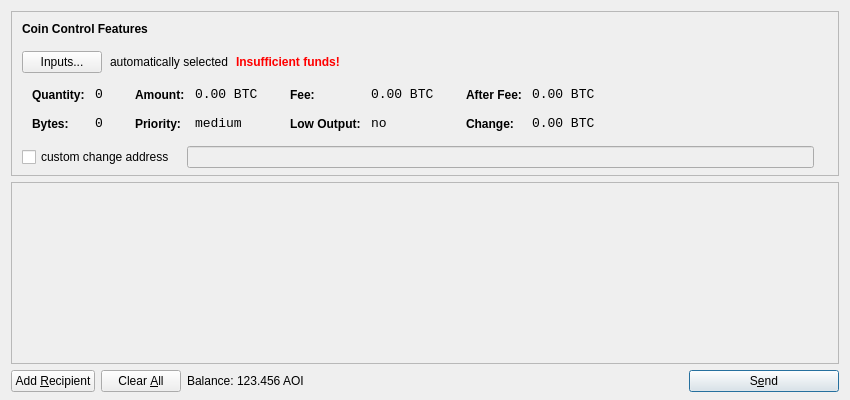
<?xml version="1.0" encoding="UTF-8"?>
<ui version="4.0">
 <class>SendCoinsDialog</class>
 <widget class="QDialog" name="SendCoinsDialog">
  <property name="geometry">
   <rect>
    <x>0</x>
    <y>0</y>
    <width>850</width>
    <height>400</height>
   </rect>
  </property>
  <property name="windowTitle">
   <string>Send Coins</string>
  </property>
  <layout class="QVBoxLayout" name="verticalLayout" stretch="0,1,0">
   <property name="bottomMargin">
    <number>8</number>
   </property>
   <item>
    <widget class="QFrame" name="frameCoinControl">
     <property name="sizePolicy">
      <sizepolicy hsizetype="Expanding" vsizetype="Expanding">
       <horstretch>0</horstretch>
       <verstretch>0</verstretch>
      </sizepolicy>
     </property>
     <property name="maximumSize">
      <size>
       <width>16777215</width>
       <height>16777215</height>
      </size>
     </property>
     <property name="frameShape">
      <enum>QFrame::StyledPanel</enum>
     </property>
     <property name="frameShadow">
      <enum>QFrame::Sunken</enum>
     </property>
     <layout class="QVBoxLayout" name="verticalLayoutCoinControl2">
      <property name="spacing">
       <number>-1</number>
      </property>
      <property name="leftMargin">
       <number>0</number>
      </property>
      <property name="topMargin">
       <number>0</number>
      </property>
      <property name="rightMargin">
       <number>0</number>
      </property>
      <property name="bottomMargin">
       <number>6</number>
      </property>
      <item>
       <layout class="QVBoxLayout" name="verticalLayoutCoinControl" stretch="0,0,0,0,1">
        <property name="spacing">
         <number>0</number>
        </property>
        <property name="leftMargin">
         <number>10</number>
        </property>
        <property name="topMargin">
         <number>10</number>
        </property>
        <item>
         <layout class="QHBoxLayout" name="horizontalLayoutCoinControl1">
          <property name="bottomMargin">
           <number>15</number>
          </property>
          <item>
           <widget class="QLabel" name="labelCoinControlFeatures">
            <property name="sizePolicy">
             <sizepolicy hsizetype="Preferred" vsizetype="Maximum">
              <horstretch>0</horstretch>
              <verstretch>0</verstretch>
             </sizepolicy>
            </property>
            <property name="font">
             <font>
              <weight>75</weight>
              <bold>true</bold>
             </font>
            </property>
            <property name="styleSheet">
             <string notr="true">font-weight:bold;</string>
            </property>
            <property name="text">
             <string>Coin Control Features</string>
            </property>
           </widget>
          </item>
         </layout>
        </item>
        <item>
         <layout class="QHBoxLayout" name="horizontalLayoutCoinControl2" stretch="0,0,0,0">
          <property name="spacing">
           <number>8</number>
          </property>
          <property name="bottomMargin">
           <number>10</number>
          </property>
          <item>
           <widget class="QPushButton" name="pushButtonCoinControl">
            <property name="styleSheet">
             <string notr="true"/>
            </property>
            <property name="text">
             <string>Inputs...</string>
            </property>
           </widget>
          </item>
          <item>
           <widget class="QLabel" name="labelCoinControlAutomaticallySelected">
            <property name="text">
             <string>automatically selected</string>
            </property>
            <property name="margin">
             <number>5</number>
            </property>
           </widget>
          </item>
          <item>
           <widget class="QLabel" name="labelCoinControlInsuffFunds">
            <property name="font">
             <font>
              <weight>75</weight>
              <bold>true</bold>
             </font>
            </property>
            <property name="styleSheet">
             <string notr="true">color:red;font-weight:bold;</string>
            </property>
            <property name="text">
             <string>Insufficient funds!</string>
            </property>
            <property name="margin">
             <number>5</number>
            </property>
           </widget>
          </item>
          <item>
           <spacer name="horizontalSpacerCoinControl">
            <property name="orientation">
             <enum>Qt::Horizontal</enum>
            </property>
            <property name="sizeHint" stdset="0">
             <size>
              <width>40</width>
              <height>1</height>
             </size>
            </property>
           </spacer>
          </item>
         </layout>
        </item>
        <item>
         <widget class="QWidget" name="widgetCoinControl" native="true">
          <property name="sizePolicy">
           <sizepolicy hsizetype="Preferred" vsizetype="Preferred">
            <horstretch>0</horstretch>
            <verstretch>0</verstretch>
           </sizepolicy>
          </property>
          <property name="minimumSize">
           <size>
            <width>0</width>
            <height>0</height>
           </size>
          </property>
          <property name="styleSheet">
           <string notr="true"/>
          </property>
          <layout class="QHBoxLayout" name="horizontalLayoutCoinControl5">
           <property name="margin">
            <number>0</number>
           </property>
           <item>
            <layout class="QHBoxLayout" name="horizontalLayoutCoinControl3" stretch="0,0,0,1">
             <property name="spacing">
              <number>20</number>
             </property>
             <property name="topMargin">
              <number>0</number>
             </property>
             <property name="bottomMargin">
              <number>10</number>
             </property>
             <item>
              <layout class="QFormLayout" name="formLayoutCoinControl1">
               <property name="horizontalSpacing">
                <number>10</number>
               </property>
               <property name="verticalSpacing">
                <number>14</number>
               </property>
               <property name="leftMargin">
                <number>10</number>
               </property>
               <property name="topMargin">
                <number>4</number>
               </property>
               <property name="rightMargin">
                <number>6</number>
               </property>
               <item row="0" column="0">
                <widget class="QLabel" name="labelCoinControlQuantityText">
                 <property name="styleSheet">
                  <string notr="true">font-weight:bold;</string>
                 </property>
                 <property name="text">
                  <string>Quantity:</string>
                 </property>
                 <property name="margin">
                  <number>0</number>
                 </property>
                </widget>
               </item>
               <item row="0" column="1">
                <widget class="QLabel" name="labelCoinControlQuantity">
                 <property name="font">
                  <font>
                   <family>Monospace</family>
                   <pointsize>10</pointsize>
                  </font>
                 </property>
                 <property name="cursor">
                  <cursorShape>IBeamCursor</cursorShape>
                 </property>
                 <property name="contextMenuPolicy">
                  <enum>Qt::ActionsContextMenu</enum>
                 </property>
                 <property name="text">
                  <string notr="true">0</string>
                 </property>
                 <property name="margin">
                  <number>0</number>
                 </property>
                 <property name="textInteractionFlags">
                  <set>Qt::LinksAccessibleByMouse|Qt::TextSelectableByKeyboard|Qt::TextSelectableByMouse</set>
                 </property>
                </widget>
               </item>
               <item row="1" column="0">
                <widget class="QLabel" name="labelCoinControlBytesText">
                 <property name="styleSheet">
                  <string notr="true">font-weight:bold;</string>
                 </property>
                 <property name="text">
                  <string>Bytes:</string>
                 </property>
                </widget>
               </item>
               <item row="1" column="1">
                <widget class="QLabel" name="labelCoinControlBytes">
                 <property name="font">
                  <font>
                   <family>Monospace</family>
                   <pointsize>10</pointsize>
                  </font>
                 </property>
                 <property name="cursor">
                  <cursorShape>IBeamCursor</cursorShape>
                 </property>
                 <property name="contextMenuPolicy">
                  <enum>Qt::ActionsContextMenu</enum>
                 </property>
                 <property name="text">
                  <string notr="true">0</string>
                 </property>
                 <property name="textInteractionFlags">
                  <set>Qt::LinksAccessibleByMouse|Qt::TextSelectableByKeyboard|Qt::TextSelectableByMouse</set>
                 </property>
                </widget>
               </item>
              </layout>
             </item>
             <item>
              <layout class="QFormLayout" name="formLayoutCoinControl2">
               <property name="horizontalSpacing">
                <number>10</number>
               </property>
               <property name="verticalSpacing">
                <number>14</number>
               </property>
               <property name="leftMargin">
                <number>6</number>
               </property>
               <property name="topMargin">
                <number>4</number>
               </property>
               <property name="rightMargin">
                <number>6</number>
               </property>
               <item row="0" column="0">
                <widget class="QLabel" name="labelCoinControlAmountText">
                 <property name="styleSheet">
                  <string notr="true">font-weight:bold;</string>
                 </property>
                 <property name="text">
                  <string>Amount:</string>
                 </property>
                 <property name="margin">
                  <number>0</number>
                 </property>
                </widget>
               </item>
               <item row="0" column="1">
                <widget class="QLabel" name="labelCoinControlAmount">
                 <property name="font">
                  <font>
                   <family>Monospace</family>
                   <pointsize>10</pointsize>
                  </font>
                 </property>
                 <property name="cursor">
                  <cursorShape>IBeamCursor</cursorShape>
                 </property>
                 <property name="contextMenuPolicy">
                  <enum>Qt::ActionsContextMenu</enum>
                 </property>
                 <property name="text">
                  <string notr="true">0.00 BTC</string>
                 </property>
                 <property name="textInteractionFlags">
                  <set>Qt::LinksAccessibleByMouse|Qt::TextSelectableByKeyboard|Qt::TextSelectableByMouse</set>
                 </property>
                </widget>
               </item>
               <item row="1" column="0">
                <widget class="QLabel" name="labelCoinControlPriorityText">
                 <property name="styleSheet">
                  <string notr="true">font-weight:bold;</string>
                 </property>
                 <property name="text">
                  <string>Priority:</string>
                 </property>
                </widget>
               </item>
               <item row="1" column="1">
                <widget class="QLabel" name="labelCoinControlPriority">
                 <property name="font">
                  <font>
                   <family>Monospace</family>
                   <pointsize>10</pointsize>
                  </font>
                 </property>
                 <property name="cursor">
                  <cursorShape>IBeamCursor</cursorShape>
                 </property>
                 <property name="contextMenuPolicy">
                  <enum>Qt::ActionsContextMenu</enum>
                 </property>
                 <property name="text">
                  <string>medium</string>
                 </property>
                 <property name="textInteractionFlags">
                  <set>Qt::LinksAccessibleByMouse|Qt::TextSelectableByKeyboard|Qt::TextSelectableByMouse</set>
                 </property>
                </widget>
               </item>
              </layout>
             </item>
             <item>
              <layout class="QFormLayout" name="formLayoutCoinControl3">
               <property name="horizontalSpacing">
                <number>10</number>
               </property>
               <property name="verticalSpacing">
                <number>14</number>
               </property>
               <property name="leftMargin">
                <number>6</number>
               </property>
               <property name="topMargin">
                <number>4</number>
               </property>
               <property name="rightMargin">
                <number>6</number>
               </property>
               <item row="0" column="0">
                <widget class="QLabel" name="labelCoinControlFeeText">
                 <property name="styleSheet">
                  <string notr="true">font-weight:bold;</string>
                 </property>
                 <property name="text">
                  <string>Fee:</string>
                 </property>
                 <property name="margin">
                  <number>0</number>
                 </property>
                </widget>
               </item>
               <item row="0" column="1">
                <widget class="QLabel" name="labelCoinControlFee">
                 <property name="font">
                  <font>
                   <family>Monospace</family>
                   <pointsize>10</pointsize>
                  </font>
                 </property>
                 <property name="cursor">
                  <cursorShape>IBeamCursor</cursorShape>
                 </property>
                 <property name="contextMenuPolicy">
                  <enum>Qt::ActionsContextMenu</enum>
                 </property>
                 <property name="text">
                  <string notr="true">0.00 BTC</string>
                 </property>
                 <property name="textInteractionFlags">
                  <set>Qt::LinksAccessibleByMouse|Qt::TextSelectableByKeyboard|Qt::TextSelectableByMouse</set>
                 </property>
                </widget>
               </item>
               <item row="1" column="0">
                <widget class="QLabel" name="labelCoinControlLowOutputText">
                 <property name="styleSheet">
                  <string notr="true">font-weight:bold;</string>
                 </property>
                 <property name="text">
                  <string>Low Output:</string>
                 </property>
                </widget>
               </item>
               <item row="1" column="1">
                <widget class="QLabel" name="labelCoinControlLowOutput">
                 <property name="font">
                  <font>
                   <family>Monospace</family>
                   <pointsize>10</pointsize>
                  </font>
                 </property>
                 <property name="cursor">
                  <cursorShape>IBeamCursor</cursorShape>
                 </property>
                 <property name="contextMenuPolicy">
                  <enum>Qt::ActionsContextMenu</enum>
                 </property>
                 <property name="text">
                  <string>no</string>
                 </property>
                 <property name="textInteractionFlags">
                  <set>Qt::LinksAccessibleByMouse|Qt::TextSelectableByKeyboard|Qt::TextSelectableByMouse</set>
                 </property>
                </widget>
               </item>
              </layout>
             </item>
             <item>
              <layout class="QFormLayout" name="formLayoutCoinControl4">
               <property name="horizontalSpacing">
                <number>10</number>
               </property>
               <property name="verticalSpacing">
                <number>14</number>
               </property>
               <property name="leftMargin">
                <number>6</number>
               </property>
               <property name="topMargin">
                <number>4</number>
               </property>
               <property name="rightMargin">
                <number>6</number>
               </property>
               <item row="0" column="0">
                <widget class="QLabel" name="labelCoinControlAfterFeeText">
                 <property name="styleSheet">
                  <string notr="true">font-weight:bold;</string>
                 </property>
                 <property name="text">
                  <string>After Fee:</string>
                 </property>
                 <property name="margin">
                  <number>0</number>
                 </property>
                </widget>
               </item>
               <item row="0" column="1">
                <widget class="QLabel" name="labelCoinControlAfterFee">
                 <property name="font">
                  <font>
                   <family>Monospace</family>
                   <pointsize>10</pointsize>
                  </font>
                 </property>
                 <property name="cursor">
                  <cursorShape>IBeamCursor</cursorShape>
                 </property>
                 <property name="contextMenuPolicy">
                  <enum>Qt::ActionsContextMenu</enum>
                 </property>
                 <property name="text">
                  <string notr="true">0.00 BTC</string>
                 </property>
                 <property name="textInteractionFlags">
                  <set>Qt::LinksAccessibleByMouse|Qt::TextSelectableByKeyboard|Qt::TextSelectableByMouse</set>
                 </property>
                </widget>
               </item>
               <item row="1" column="0">
                <widget class="QLabel" name="labelCoinControlChangeText">
                 <property name="styleSheet">
                  <string notr="true">font-weight:bold;</string>
                 </property>
                 <property name="text">
                  <string>Change:</string>
                 </property>
                </widget>
               </item>
               <item row="1" column="1">
                <widget class="QLabel" name="labelCoinControlChange">
                 <property name="font">
                  <font>
                   <family>Monospace</family>
                   <pointsize>10</pointsize>
                  </font>
                 </property>
                 <property name="cursor">
                  <cursorShape>IBeamCursor</cursorShape>
                 </property>
                 <property name="contextMenuPolicy">
                  <enum>Qt::ActionsContextMenu</enum>
                 </property>
                 <property name="text">
                  <string notr="true">0.00 BTC</string>
                 </property>
                 <property name="textInteractionFlags">
                  <set>Qt::LinksAccessibleByMouse|Qt::TextSelectableByKeyboard|Qt::TextSelectableByMouse</set>
                 </property>
                </widget>
               </item>
              </layout>
             </item>
            </layout>
           </item>
          </layout>
         </widget>
        </item>
        <item>
         <layout class="QHBoxLayout" name="horizontalLayoutCoinControl4" stretch="0,0,0">
          <property name="spacing">
           <number>12</number>
          </property>
          <property name="sizeConstraint">
           <enum>QLayout::SetDefaultConstraint</enum>
          </property>
          <property name="topMargin">
           <number>5</number>
          </property>
          <property name="rightMargin">
           <number>5</number>
          </property>
          <item>
           <widget class="QCheckBox" name="checkBoxCoinControlChange">
            <property name="text">
             <string>custom change address</string>
            </property>
           </widget>
          </item>
          <item>
           <widget class="QLineEdit" name="lineEditCoinControlChange">
            <property name="enabled">
             <bool>false</bool>
            </property>
            <property name="sizePolicy">
             <sizepolicy hsizetype="Expanding" vsizetype="Fixed">
              <horstretch>0</horstretch>
              <verstretch>0</verstretch>
             </sizepolicy>
            </property>
           </widget>
          </item>
          <item>
           <widget class="QLabel" name="labelCoinControlChangeLabel">
            <property name="sizePolicy">
             <sizepolicy hsizetype="Preferred" vsizetype="Expanding">
              <horstretch>0</horstretch>
              <verstretch>0</verstretch>
             </sizepolicy>
            </property>
            <property name="minimumSize">
             <size>
              <width>0</width>
              <height>0</height>
             </size>
            </property>
            <property name="text">
             <string/>
            </property>
            <property name="margin">
             <number>3</number>
            </property>
           </widget>
          </item>
         </layout>
        </item>
        <item>
         <spacer name="verticalSpacerCoinControl">
          <property name="orientation">
           <enum>Qt::Vertical</enum>
          </property>
          <property name="sizeHint" stdset="0">
           <size>
            <width>800</width>
            <height>1</height>
           </size>
          </property>
         </spacer>
        </item>
       </layout>
      </item>
     </layout>
    </widget>
   </item>
   <item>
    <widget class="QScrollArea" name="scrollArea">
     <property name="widgetResizable">
      <bool>true</bool>
     </property>
     <widget class="QWidget" name="scrollAreaWidgetContents">
      <property name="geometry">
       <rect>
        <x>0</x>
        <y>0</y>
        <width>830</width>
        <height>165</height>
       </rect>
      </property>
      <layout class="QVBoxLayout" name="verticalLayout_2">
       <property name="margin">
        <number>0</number>
       </property>
       <item>
        <layout class="QVBoxLayout" name="entries">
         <property name="spacing">
          <number>6</number>
         </property>
        </layout>
       </item>
       <item>
        <spacer name="verticalSpacer">
         <property name="orientation">
          <enum>Qt::Vertical</enum>
         </property>
         <property name="sizeHint" stdset="0">
          <size>
           <width>20</width>
           <height>40</height>
          </size>
         </property>
        </spacer>
       </item>
      </layout>
     </widget>
    </widget>
   </item>
   <item>
    <layout class="QHBoxLayout" name="horizontalLayout">
     <item>
      <widget class="QPushButton" name="addButton">
       <property name="toolTip">
        <string>Send to multiple recipients at once</string>
       </property>
       <property name="text">
        <string>Add &amp;Recipient</string>
       </property>
       <property name="icon">
        <iconset resource="../bitcoin.qrc">
         <normaloff>:/icons/add</normaloff>:/icons/add</iconset>
       </property>
       <property name="autoDefault">
        <bool>false</bool>
       </property>
      </widget>
     </item>
     <item>
      <widget class="QPushButton" name="clearButton">
       <property name="sizePolicy">
        <sizepolicy hsizetype="Minimum" vsizetype="Fixed">
         <horstretch>0</horstretch>
         <verstretch>0</verstretch>
        </sizepolicy>
       </property>
       <property name="toolTip">
        <string>Remove all transaction fields</string>
       </property>
       <property name="text">
        <string>Clear &amp;All</string>
       </property>
       <property name="icon">
        <iconset resource="../bitcoin.qrc">
         <normaloff>:/icons/remove</normaloff>:/icons/remove</iconset>
       </property>
       <property name="autoRepeatDelay">
        <number>300</number>
       </property>
       <property name="autoDefault">
        <bool>false</bool>
       </property>
      </widget>
     </item>
     <item>
      <layout class="QHBoxLayout" name="horizontalLayout_2">
       <property name="spacing">
        <number>3</number>
       </property>
       <item>
        <widget class="QLabel" name="label">
         <property name="text">
          <string>Balance:</string>
         </property>
        </widget>
       </item>
       <item>
        <widget class="QLabel" name="labelBalance">
         <property name="cursor">
          <cursorShape>IBeamCursor</cursorShape>
         </property>
         <property name="text">
          <string>123.456 AOI</string>
         </property>
         <property name="textInteractionFlags">
          <set>Qt::LinksAccessibleByMouse|Qt::TextSelectableByKeyboard|Qt::TextSelectableByMouse</set>
         </property>
        </widget>
       </item>
      </layout>
     </item>
     <item>
      <spacer name="horizontalSpacer">
       <property name="orientation">
        <enum>Qt::Horizontal</enum>
       </property>
       <property name="sizeHint" stdset="0">
        <size>
         <width>40</width>
         <height>20</height>
        </size>
       </property>
      </spacer>
     </item>
     <item>
      <widget class="QPushButton" name="sendButton">
       <property name="minimumSize">
        <size>
         <width>150</width>
         <height>0</height>
        </size>
       </property>
       <property name="toolTip">
        <string>Confirm the send action</string>
       </property>
       <property name="text">
        <string>S&amp;end</string>
       </property>
       <property name="icon">
        <iconset resource="../bitcoin.qrc">
         <normaloff>:/icons/send</normaloff>:/icons/send</iconset>
       </property>
       <property name="default">
        <bool>true</bool>
       </property>
      </widget>
     </item>
    </layout>
   </item>
  </layout>
 </widget>
 <resources>
  <include location="../bitcoin.qrc"/>
 </resources>
 <connections/>
</ui>
